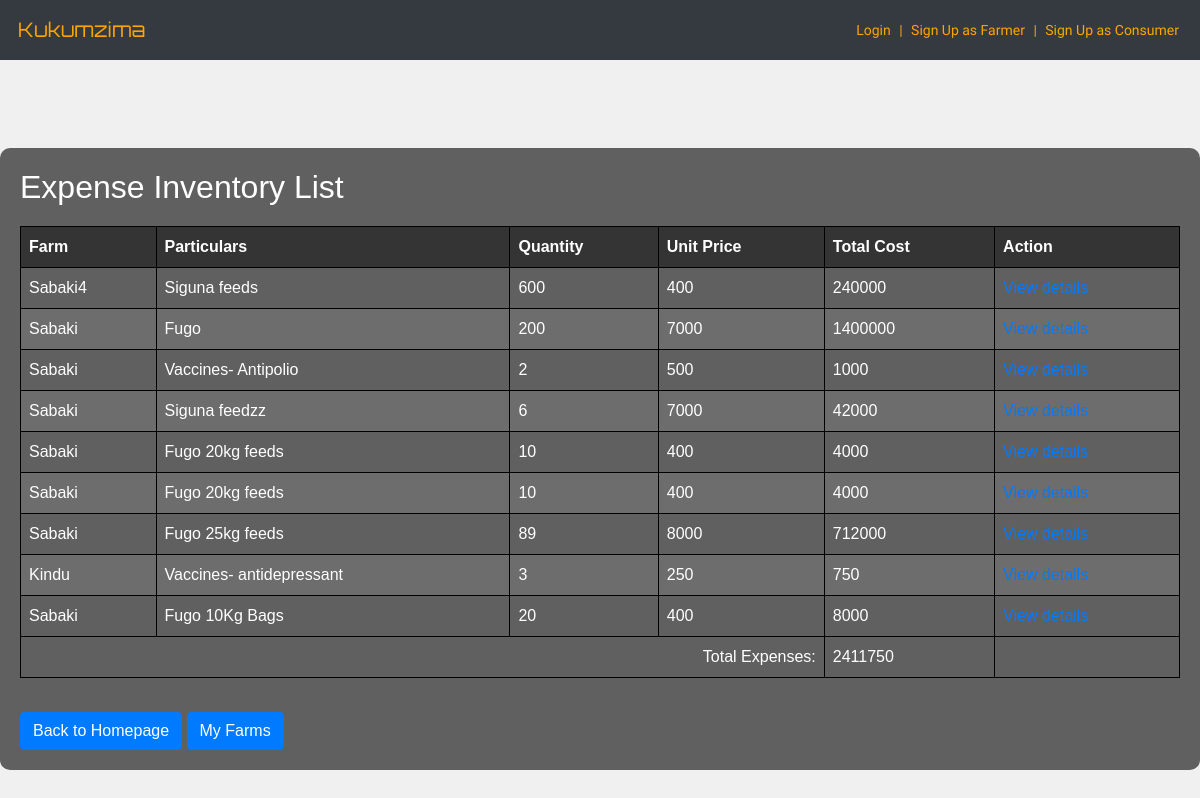
Page /expense-inventory/ on the earlier database version.
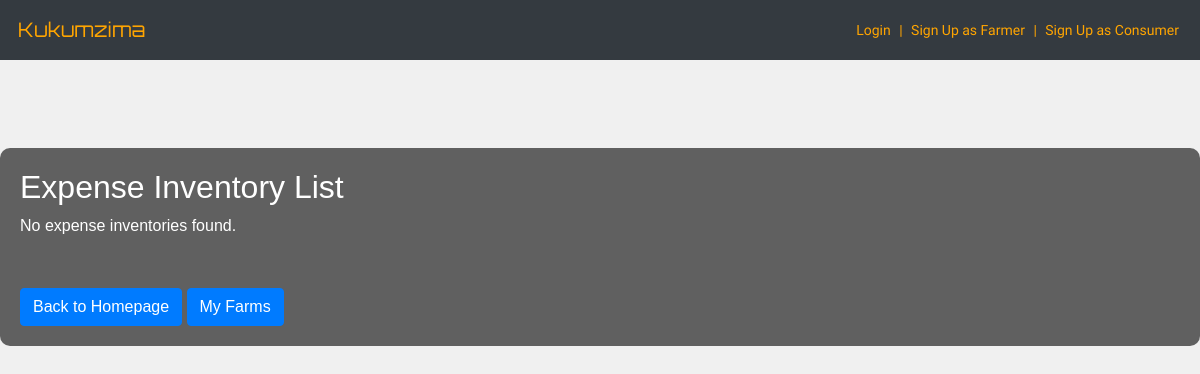
Same page on the later database version.
### core/models.py (models this page shows, shortened)
class expenseInventory(models.Model):
    farm = models.ForeignKey(Farm, on_delete=models.CASCADE, related_name='expense_inventories')
    particulars = models.CharField(max_length=255)
    quantity = models.IntegerField()
    unitPrice = models.IntegerField()
    @property
    def total_cost(self):
        return self.quantity * self.unitPrice

class Farm(models.Model):
    farmer = models.ForeignKey(Farmer, on_delete=models.CASCADE)
    name = models.CharField(max_length=100)
    location = models.CharField(max_length=255)
    numberOfhens = models.PositiveIntegerField()

### core/views.py (the view)
# urls.py: path('expense-inventory/', ExpenseInventoryListView.as_view(), name='expense_inventory_list'),
class ExpenseInventoryListView(ListView):
    model = expenseInventory
    template_name = 'core/expense_inventory_list.html'
    context_object_name = 'expense_inventories'
    def get_context_data(self, **kwargs):
        context = super().get_context_data(**kwargs)
        return context

### core/templatetags/sum_total_costs.py (called while the page is built)
@register.filter
def sum_total_costs(inventory_list):
    total_expenses = sum(inventory.total_cost for inventory in inventory_list)
    return total_expenses

### core/templates/core/expense_inventory_list.html (shortened to what this page needs)
{% extends 'core/base.html' %}
{% block content %}
{% load sum_total_costs %}
<h2>Expense Inventory List</h2>
{% if expense_inventories %}
    <table>
        <thead>
            <tr>
                <th>Farm</th>
                <th>Particulars</th>
                <th>Quantity</th>
                <th>Unit Price</th>
                <th>Total Cost</th>
                <th>Action</th>
            </tr>
        </thead>
        <tbody>
            {% for inventory in expense_inventories %}
            <tr>
                <td>{{ inventory.farm.name }}</td>
                <td>{{ inventory.particulars }}</td>
                <td>{{ inventory.quantity }}</td>
                <td>{{ inventory.unitPrice }}</td>
                <td>{{ inventory.total_cost }}</td>
                <td><a href="{% url 'expense_inventory_detail' inventory.pk %}">View details</a></td>
            </tr>
            {% endfor %}
        </tbody>
        <tfoot>
            <tr>
                <td colspan="4" style="text-align: right;">Total Expenses:</td>
                <td>{{ expense_inventories|sum_total_costs }}</td>
                <td></td>
            </tr>
        </tfoot>
    </table>
{% else %}
    <p>No expense inventories found.</p>
{% endif %}
<br>
<a href="{% url 'home' %}"><button class="btn btn-primary">Back to Homepage</button></a>
<a href="{% url 'farm_list' %}"><button class="btn btn-primary">My Farms</button></a>
{% endblock %}

Differences in the rows shown:
removed expenseInventory: farm.name "Sabaki4", particulars "Siguna feeds", quantity "600", unitPrice "400", total_cost "240000", quantity+unitPrice "2411750"
removed expenseInventory: farm.name "Sabaki", particulars "Fugo", quantity "200", unitPrice "7000", total_cost "1400000"
removed expenseInventory: farm.name "Sabaki", particulars "Vaccines- Antipolio", quantity "2", unitPrice "500", total_cost "1000"
removed expenseInventory: farm.name "Sabaki", particulars "Siguna feedzz", quantity "6", unitPrice "7000", total_cost "42000"
removed expenseInventory: farm.name "Sabaki", particulars "Fugo 20kg feeds", quantity "10", unitPrice "400", total_cost "4000"
removed expenseInventory: farm.name "Sabaki", particulars "Fugo 20kg feeds", quantity "10", unitPrice "400", total_cost "4000"
removed expenseInventory: farm.name "Sabaki", particulars "Fugo 25kg feeds", quantity "89", unitPrice "8000", total_cost "712000"
removed expenseInventory: farm.name "Kindu", particulars "Vaccines- antidepressant", quantity "3", unitPrice "250", total_cost "750"
removed expenseInventory: farm.name "Sabaki", particulars "Fugo 10Kg Bags", quantity "20", unitPrice "400", total_cost "8000"
Other differences:
text no longer shown: "Farm Particulars Quantity Unit Price Total Cost Action Total Expenses:"
text now shown: "No expense inventories found."
